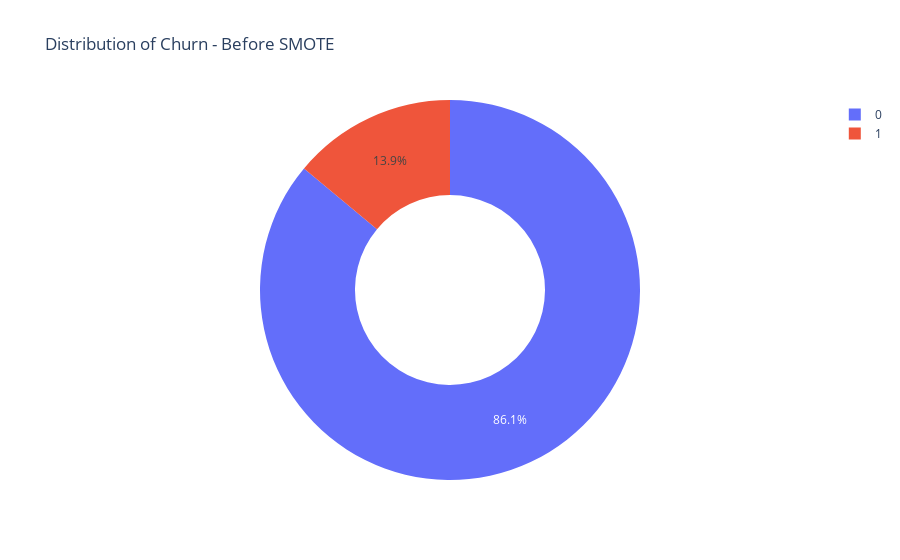

The cell this chart's notebook holds for it:
### Code cell
import plotly.express as px

#distribution of churn before smote
churn = reduced_df['churn'].value_counts()
transuction = churn.index
quantity = churn.values

# draw pie circule with plotly
figure = px.pie(y_train_over,
               values = quantity,
               names = transuction,
               hole = .5,
               title = 'Distribution of Churn - Before SMOTE')
figure.show()

### Figure 1 — Plotly figure (JSON) as saved in the notebook; plotly's stock layout.template omitted (floating-point values rounded to 4 significant figures)
{"data": [{"domain": {"x": [0, 1], "y": [0, 1]}, "hole": 0.5, "hovertemplate": "label=%{label}<br>value=%{value}<extra></extra>", "labels": [0, 1], "legendgroup": "", "name": "", "showlegend": true, "type": "pie", "values": [2727, 442]}], "layout": {"legend": {"tracegroupgap": 0}, "title": {"text": "Distribution of Churn - Before SMOTE"}}}
